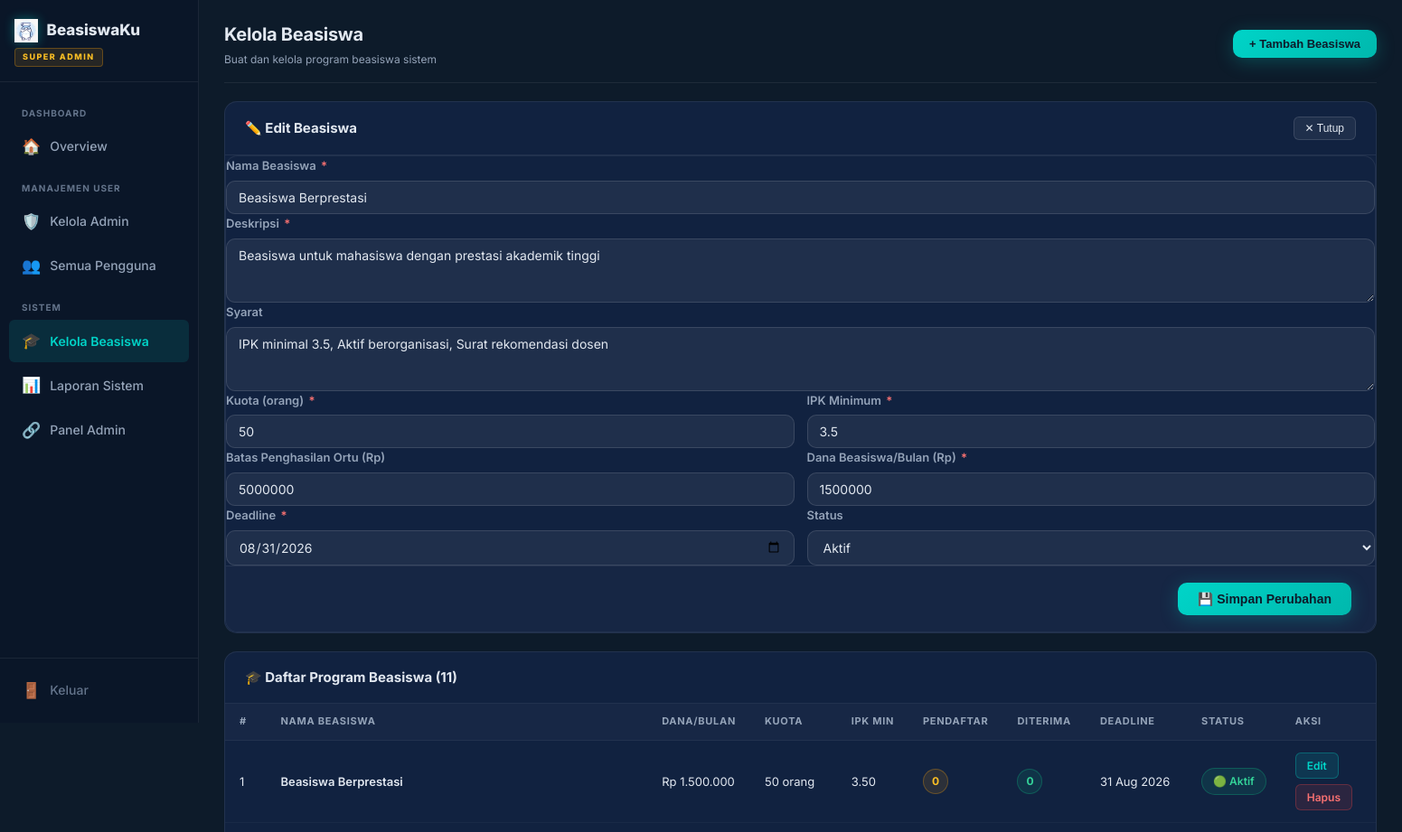
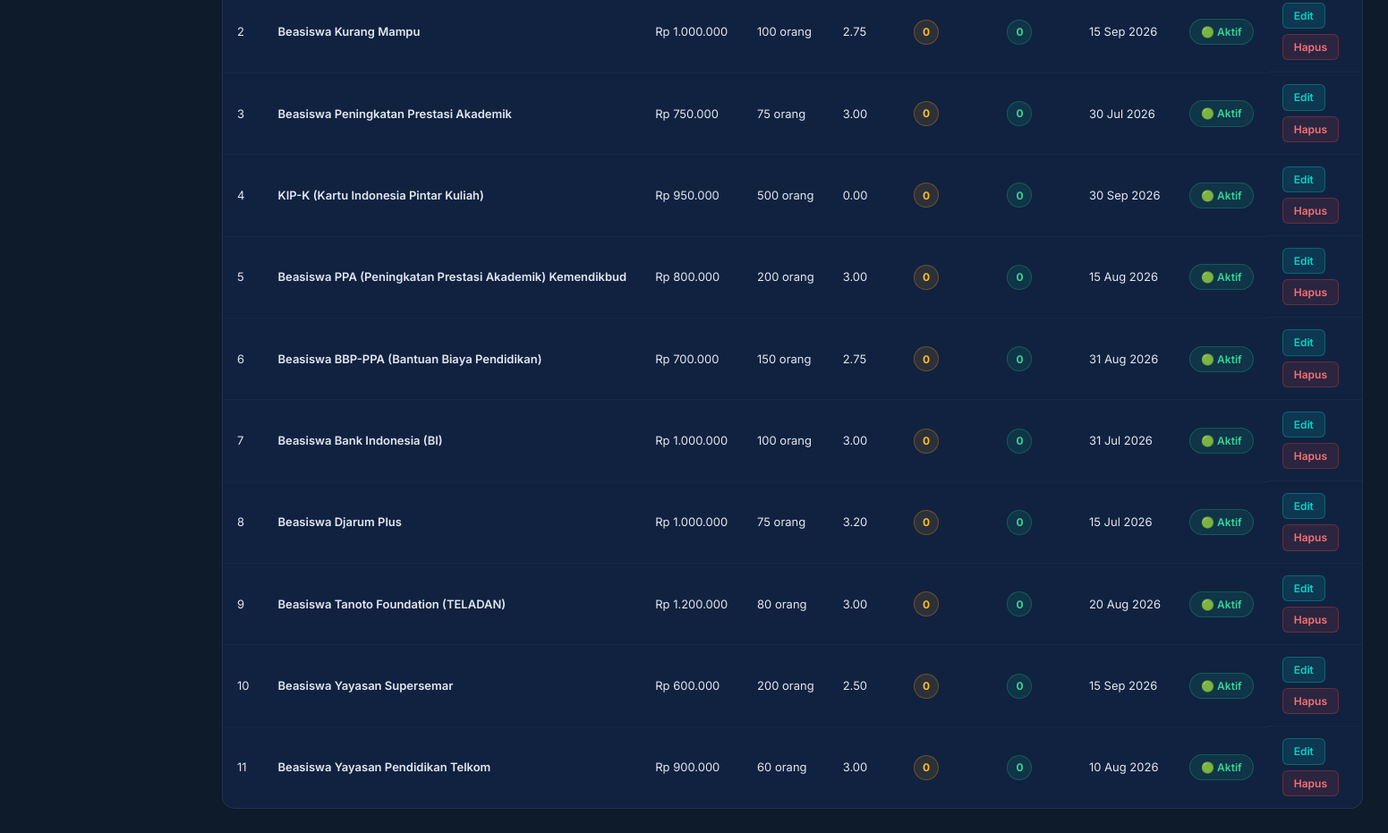
Screenshot of /superadmin/kelola_beasiswa.php?edit=1 (signed in) with the database file from the repository (2 pictures, top to bottom).
### tables this page shows
CREATE TABLE IF NOT EXISTS beasiswa (
    id INT AUTO_INCREMENT PRIMARY KEY,
    nama_beasiswa VARCHAR(150) NOT NULL,
    deskripsi TEXT,
    syarat TEXT,
    kuota INT DEFAULT 0,
    nilai_minimum FLOAT DEFAULT 0,
    batas_pendapatan BIGINT DEFAULT 0,
    deadline DATE,
    status ENUM('aktif', 'nonaktif') DEFAULT 'aktif',
    nominal BIGINT DEFAULT 0,
    created_at TIMESTAMP DEFAULT CURRENT_TIMESTAMP
);

### config/db.php (called while the page is built, shortened)
<?php
$conn = mysqli_connect(DB_HOST, DB_USER, DB_PASS, DB_NAME);
mysqli_set_charset($conn, 'utf8');
function query($sql) {
    global $conn;
    $result = mysqli_query($conn, $sql);
    return $result;
}
function fetchAll($sql) {
    $result = query($sql);
    $rows = [];
    if ($result) {
        while ($row = mysqli_fetch_assoc($result)) {
            $rows[] = $row;
        }
    }
    return $rows;
}
function fetchOne($sql) {
    $result = query($sql);
    if ($result) {
        return mysqli_fetch_assoc($result);
    }
    return null;
}
function formatRupiah($angka) {
    return 'Rp ' . number_format($angka, 0, ',', '.');
}
?>

### superadmin/kelola_beasiswa.php (the view, shortened to what this page needs)
<?php
require_once __DIR__ . '/../config/db.php';
$editData = null;
if (isset($_GET['edit'])) {
    $editId = (int)$_GET['edit'];
    $editData = fetchOne("SELECT * FROM beasiswa WHERE id = $editId");
}
$beasiswaList = fetchAll("
    SELECT b.*, COUNT(p.id) as total_pendaftar,
    SUM(CASE WHEN p.status='diterima' THEN 1 ELSE 0 END) as total_diterima
    FROM beasiswa b
    LEFT JOIN pendaftaran p ON b.id = p.beasiswa_id
    GROUP BY b.id
    ORDER BY b.created_at DESC
");
?>
<!DOCTYPE html>
<html lang="id">
<head>
    <link rel="stylesheet" href="../assets/css/style.css">
    <link rel="stylesheet" href="../assets/css/dashboard.css">
    <link rel="stylesheet" href="../assets/css/admin.css">
    <link rel="stylesheet" href="../assets/css/form.css">
    <link rel="stylesheet" href="../assets/css/superadmin.css">
</head>
<body class="dashboard-page superadmin-page">
    <aside class="sidebar superadmin-sidebar" id="sidebar">
        <div class="sidebar-brand">
            <a href="../index.php"><img src="../assets/img/logo.png" alt="Logo" class="brand-logo-img"><span>BeasiswaKu</span></a>
            <span class="sa-badge">SUPER ADMIN</span>
        </div>
        <nav class="sidebar-nav">
            <div class="nav-group-label">Dashboard</div>
            <a href="dashboard.php" class="nav-item"><span class="ni-icon">🏠</span><span>Overview</span></a>
            <div class="nav-group-label">Manajemen User</div>
            <a href="kelola_admin.php" class="nav-item"><span class="ni-icon">🛡️</span><span>Kelola Admin</span></a>
            <a href="kelola_users.php" class="nav-item"><span class="ni-icon">👥</span><span>Semua Pengguna</span></a>
            <div class="nav-group-label">Sistem</div>
            <a href="kelola_beasiswa.php" class="nav-item active"><span class="ni-icon">🎓</span><span>Kelola Beasiswa</span></a>
            <a href="laporan.php" class="nav-item"><span class="ni-icon">📊</span><span>Laporan Sistem</span></a>
            <a href="../admin/dashboard.php" class="nav-item"><span class="ni-icon">🔗</span><span>Panel Admin</span></a>
        </nav>
        <div class="sidebar-footer">
            <a href="../auth/logout.php" class="nav-item nav-logout"><span class="ni-icon">🚪</span><span>Keluar</span></a>
        </div>
    </aside>
    <main class="main-content">
        <header class="dash-header sa-header">
            <div class="dash-header-info">
                <h2>Kelola Beasiswa</h2>
                <p>Buat dan kelola program beasiswa sistem</p>
            </div>
            <button class="header-action-btn" onclick="toggleForm()">+ Tambah Beasiswa</button>
        </header>
        <div class="dash-section" id="formSection" style="<?= ($editData || isset($_POST['nama_beasiswa'])) ? '' : 'display:none' ?>">
            <div class="ds-header">
                <h3><?= $editData ? '✏️ Edit Beasiswa' : '➕ Tambah Beasiswa Baru' ?></h3>
                <button onclick="toggleForm()" class="btn-sm">✕ Tutup</button>
            </div>
            <form class="app-form" method="POST">
                <div class="form-row">
                    <div class="form-group form-full">
                        <label>Nama Beasiswa <span class="req">*</span></label>
                        <input type="text" name="nama_beasiswa" value="<?= htmlspecialchars($editData['nama_beasiswa'] ?? '') ?>" required>
                    </div>
                </div>
                <div class="form-row">
                    <div class="form-group form-full">
                        <label>Deskripsi <span class="req">*</span></label>
                        <textarea name="deskripsi" rows="3" required><?= htmlspecialchars($editData['deskripsi'] ?? '') ?></textarea>
                    </div>
                </div>
                <div class="form-row">
                    <div class="form-group form-full">
                        <label>Syarat</label>
                        <textarea name="syarat" rows="3"><?= htmlspecialchars($editData['syarat'] ?? '') ?></textarea>
                    </div>
                </div>
                <div class="form-row">
                    <div class="form-group">
                        <label>Kuota (orang) <span class="req">*</span></label>
                        <input type="number" name="kuota" value="<?= $editData['kuota'] ?? 0 ?>" min="1" required>
                    </div>
                    <div class="form-group">
                        <label>IPK Minimum <span class="req">*</span></label>
                        <input type="text" name="nilai_minimum" value="<?= $editData['nilai_minimum'] ?? '0.00' ?>" required>
                    </div>
                </div>
                <div class="form-row">
                    <div class="form-group">
                        <label>Batas Penghasilan Ortu (Rp)</label>
                        <input type="text" name="batas_pendapatan" value="<?= $editData['batas_pendapatan'] ?? 0 ?>" oninput="formatCurrency(this)">
                    </div>
                    <div class="form-group">
                        <label>Dana Beasiswa/Bulan (Rp) <span class="req">*</span></label>
                        <input type="text" name="nominal" value="<?= $editData['nominal'] ?? 0 ?>" oninput="formatCurrency(this)" required>
                    </div>
                </div>
                <div class="form-row">
                    <div class="form-group">
                        <label>Deadline <span class="req">*</span></label>
                        <input type="date" name="deadline" value="<?= $editData['deadline'] ?? '' ?>" required>
                    </div>
                    <div class="form-group">
                        <label>Status</label>
                        <select name="status">
                            <option value="aktif" <?= ($editData['status'] ?? '') === 'aktif' ? 'selected' : '' ?>>Aktif</option>
                        </select>
                    </div>
                </div>
                <div class="form-actions">
                    <button type="submit" class="btn-primary sa-btn-gold">
                        <?= $editData ? '💾 Simpan Perubahan' : '➕ Tambah Beasiswa' ?>
                    </button>
                </div>
            </form>
        </div>
        <div class="dash-section">
            <div class="ds-header"><h3>🎓 Daftar Program Beasiswa (<?= count($beasiswaList) ?>)</h3></div>
            <div class="table-wrapper">
                <table class="dash-table">
                    <thead>
                        <tr>
                            <th>#</th>
                            <th>Nama Beasiswa</th>
                            <th>Dana/Bulan</th>
                            <th>Kuota</th>
                            <th>IPK Min</th>
                            <th>Pendaftar</th>
                            <th>Diterima</th>
                            <th>Deadline</th>
                            <th>Status</th>
                            <th>Aksi</th>
                        </tr>
                    </thead>
                    <tbody>
                        <?php foreach ($beasiswaList as $i => $b): ?>
                        <tr>
                            <td><?= $i + 1 ?></td>
                            <td><strong><?= htmlspecialchars($b['nama_beasiswa']) ?></strong></td>
                            <td><?= formatRupiah($b['nominal']) ?></td>
                            <td><?= $b['kuota'] ?> orang</td>
                            <td><?= number_format($b['nilai_minimum'], 2) ?></td>
                            <td><span class="num-badge num-badge-yellow"><?= $b['total_pendaftar'] ?></span></td>
                            <td><span class="num-badge num-badge-green"><?= $b['total_diterima'] ?></span></td>
                            <td><?= date('d M Y', strtotime($b['deadline'])) ?></td>
                            <td>
                                <a href="kelola_beasiswa.php?toggle=<?= $b['id'] ?>"
                                class="status-badge <?= $b['status'] === 'aktif' ? 'status-diterima' : 'status-ditolak' ?>"
                                onclick="return confirm('Ubah status beasiswa ini?')" style="cursor:pointer;text-decoration:none">
                                    <?= $b['status'] === 'aktif' ? '🟢 Aktif' : '🔴 Nonaktif' ?>
                                </a>
                            </td>
                            <td class="td-actions">
                                <a href="kelola_beasiswa.php?edit=<?= $b['id'] ?>" class="btn-edit">Edit</a>
                                <a href="kelola_beasiswa.php?delete=<?= $b['id'] ?>"
                                class="btn-delete"
                                onclick="return confirm('Hapus beasiswa ini? Semua pendaftaran terkait akan ikut terhapus!')">Hapus</a>
                            </td>
                        </tr>
                        <?php endforeach; ?>
                    </tbody>
                </table>
            </div>
        </div>
    </main>
</body>
</html>

### assets/css/style.css (style rules this page uses)
*, *::before, *::after { box-sizing: border-box; margin: 0; padding: 0; }
:root { --primary: #00d4c8; --primary-dark: #00b8ad; --primary-light: #33ddd2; --primary-glow: rgba(0, 212, 200, 0.25); --primary-dim: rgba(0, 212, 200, 0.12); --primary-border: rgba(0, 212, 200, 0.3); --success: #10b981; --success-dim: rgba(16,185,129,0.12); --success-border: rgba(16,185,129,0.3); --danger: #ef4444; --danger-dim: rgba(239,68,68,0.12); --danger-border: rgba(239,68,68,0.3); --warning: #f59e0b; --warning-dim: rgba(245,158,11,0.12); --warning-border: rgba(245,158,11,0.3); --bg: #0d1b2a; --bg-sidebar: #0a1628; --bg-card: #112240; --bg-card2: #0e1f3d; --bg-elevated: #162d4a; --bg-input: rgba(255,255,255,0.06); --border: rgba(255,255,255,0.07); --border-light: rgba(255,255,255,0.12); --text: #e2e8f0; --text-muted: #94a3b8; --text-dim: #64748b; --grad-primary: linear-gradient(135deg, #00d4c8, #00b8ad); --grad-teal: linear-gradient(135deg, #00d4c8 0%, #0ea5e9 100%); --grad-sidebar: linear-gradient(180deg, #0a1628 0%, #0d1b2a 100%); --shadow-sm: 0 2px 8px rgba(0,0,0,0.4); --shadow-md: 0 4px 20px rgba(0,0,0,0.5); --shadow-lg: 0 8px 40px rgba(0,0,0,0.6); --shadow-teal: 0 4px 20px rgba(0,212,200,0.25); --radius-sm: 6px; --radius: 10px; --radius-lg: 14px; --radius-xl: 20px; --transition: all 0.25s cubic-bezier(0.4, 0, 0.2, 1); --transition-fast: all 0.15s ease; --sidebar-width: 220px; }
html { scroll-behavior: smooth; }
body { font-family: 'Inter', -apple-system, BlinkMacSystemFont, sans-serif; background: var(--bg); color: var(--text); line-height: 1.6; font-size: 14px; -webkit-font-smoothing: antialiased; }
.btn-primary { display: inline-flex; align-items: center; gap: 8px; padding: 10px 22px; background: var(--grad-primary); color: #0d1b2a; border: none; border-radius: var(--radius); font-weight: 700; font-size: 14px; cursor: pointer; text-decoration: none; transition: var(--transition); box-shadow: var(--shadow-teal); }
.btn-sm { display: inline-flex; align-items: center; padding: 5px 12px; border-radius: var(--radius-sm); font-size: 12px; font-weight: 500; text-decoration: none; cursor: pointer; border: 1px solid var(--border-light); background: rgba(255,255,255,0.06); color: var(--text); transition: var(--transition-fast); }
.status-badge { display: inline-flex; align-items: center; gap: 4px; padding: 4px 12px; border-radius: 20px; font-size: 12px; font-weight: 600; white-space: nowrap; }
.status-diterima { background: var(--success-dim); color: #34d399; border: 1px solid var(--success-border); }
.brand-logo-img { height: 28px; width: auto; object-fit: contain; filter: drop-shadow(0 0 8px rgba(0, 212, 200, 0.4)); vertical-align: middle; }

### assets/css/form.css (style rules this page uses)
.app-form { background: var(--bg-card); border: 1px solid var(--border); border-radius: var(--radius-lg); overflow: hidden; }
.form-row { display: grid; grid-template-columns: 1fr 1fr; gap: 14px; }
.form-full { grid-column: 1/-1; }
.form-group { display: flex; flex-direction: column; gap: 6px; }
.form-group label { font-size: 13px; font-weight: 600; color: var(--text-muted); }
.req { color: #f87171; margin-left: 2px; }
.form-group input, .form-group select, .form-group textarea { padding: 9px 13px; background: var(--bg-input); border: 1px solid var(--border-light); border-radius: var(--radius); color: var(--text); font-family: inherit; font-size: 14px; transition: var(--transition-fast); width: 100%; }
.form-group input::placeholder, .form-group textarea::placeholder { color: var(--text-dim); }
.form-group select option { background: var(--bg-card); }
.form-actions { display: flex; justify-content: flex-end; gap: 12px; padding: 18px 26px; background: rgba(255,255,255,0.02); border-top: 1px solid var(--border); }

### assets/css/superadmin.css (style rules this page uses)
:root { --sa-gold: #f59e0b; --sa-gold-light: #fbbf24; --sa-gold-dim: rgba(245, 158, 11, 0.12); --sa-gold-border: rgba(245, 158, 11, 0.3); }
.superadmin-page .sidebar { background: var(--bg-sidebar); }
.sa-badge { display: inline-block; padding: 2px 8px; background: var(--sa-gold-dim); color: var(--sa-gold-light); font-size: 9px; font-weight: 800; letter-spacing: 1.5px; border-radius: 4px; margin-top: 6px; border: 1px solid var(--sa-gold-border); }
.nav-group-label { padding: 12px 14px 4px; font-size: 10px; font-weight: 700; letter-spacing: 1px; color: var(--text-dim); text-transform: uppercase; }

### rows the page displays
beasiswa: nama_beasiswa "Beasiswa Berprestasi", deskripsi "Beasiswa untuk mahasiswa dengan prestasi akademik tinggi", syarat "IPK minimal 3.5, Aktif berorganisasi, Surat rekomendasi dosen", kuota "50", nilai_minimum "3.5", batas_pendapatan "5000000", nominal "1500000", deadline "08/31/2026", status "Aktif", nominal "Rp 1.500.000", nilai_minimum "3.50", total_pendaftar "0", total_diterima "0", deadline "31 Aug 2026", shows "🟢 Aktif"
beasiswa: nama_beasiswa "Beasiswa Kurang Mampu", nominal "Rp 1.000.000", kuota "100", nilai_minimum "2.75", total_pendaftar "0", total_diterima "0", deadline "15 Sep 2026", status "🟢 Aktif"
beasiswa: nama_beasiswa "Beasiswa Peningkatan Prestasi Akademik", nominal "Rp 750.000", kuota "75", nilai_minimum "3.00", total_pendaftar "0", total_diterima "0", deadline "30 Jul 2026", status "🟢 Aktif"
beasiswa: nama_beasiswa "KIP-K (Kartu Indonesia Pintar Kuliah)", nominal "Rp 950.000", kuota "500", nilai_minimum "0.00", total_pendaftar "0", total_diterima "0", deadline "30 Sep 2026", status "🟢 Aktif"
beasiswa: nama_beasiswa "Beasiswa PPA (Peningkatan Prestasi Akademik) Kemendikbud", nominal "Rp 800.000", kuota "200", nilai_minimum "3.00", total_pendaftar "0", total_diterima "0", deadline "15 Aug 2026", status "🟢 Aktif"
beasiswa: nama_beasiswa "Beasiswa BBP-PPA (Bantuan Biaya Pendidikan)", nominal "Rp 700.000", kuota "150", nilai_minimum "2.75", total_pendaftar "0", total_diterima "0", deadline "31 Aug 2026", status "🟢 Aktif"
beasiswa: nama_beasiswa "Beasiswa Bank Indonesia (BI)", nominal "Rp 1.000.000", kuota "100", nilai_minimum "3.00", total_pendaftar "0", total_diterima "0", deadline "31 Jul 2026", status "🟢 Aktif"
beasiswa: nama_beasiswa "Beasiswa Djarum Plus", nominal "Rp 1.000.000", kuota "75", nilai_minimum "3.20", total_pendaftar "0", total_diterima "0", deadline "15 Jul 2026", status "🟢 Aktif"
beasiswa: nama_beasiswa "Beasiswa Tanoto Foundation (TELADAN)", nominal "Rp 1.200.000", kuota "80", nilai_minimum "3.00", total_pendaftar "0", total_diterima "0", deadline "20 Aug 2026", status "🟢 Aktif"
beasiswa: nama_beasiswa "Beasiswa Yayasan Supersemar", nominal "Rp 600.000", kuota "200", nilai_minimum "2.50", total_pendaftar "0", total_diterima "0", deadline "15 Sep 2026", status "🟢 Aktif"
beasiswa: nama_beasiswa "Beasiswa Yayasan Pendidikan Telkom", nominal "Rp 900.000", kuota "60", nilai_minimum "3.00", total_pendaftar "0", total_diterima "0", deadline "10 Aug 2026", status "🟢 Aktif"

### other values shown
count($beasiswaList) "11"
